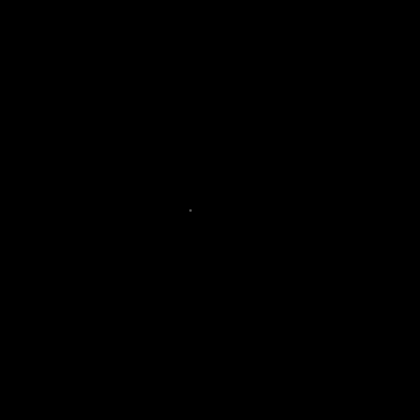
Frame 1 (no input)
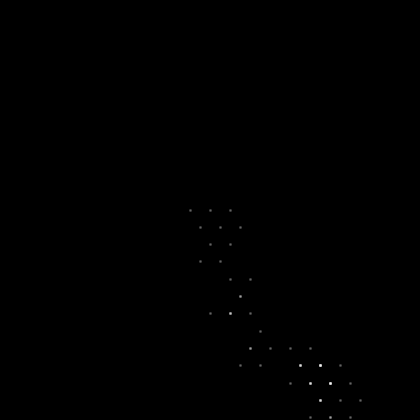
Frame 60 (the mouse pressed at the canvas centre just before this capture)
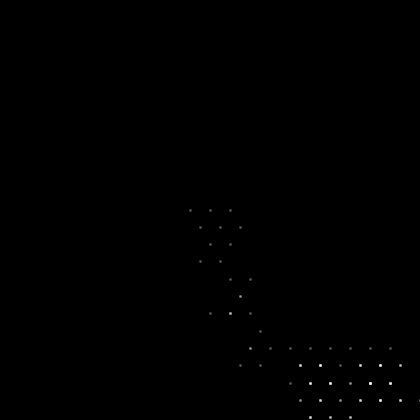
Frame 120 (the mouse held since frame 60 and released just before this capture)

The Processing sketch that drew these frames (run headless with seeded random() and noise(); from frame 60 on, the mouse is pressed at the canvas centre):

// Processing sketch: av_portfolio_2_particles
// ── av_portfolio_2_particles.pde

float radius = 20;
float x, y;
float prevX, prevY;






void setup () {
  size(420, 420);
  background(0);
  x = width / 2;
  y = height / 2;
  prevX = x;
  prevY = y;
}

void draw () {
  
  float angle = (TWO_PI / 6) * floor(random(6));
  x += cos(angle) * radius;
  y += sin(angle) * radius;
  // update previous x and y with new values
  prevX = x;
  prevY = y;
  
  stroke(255, 64);
  strokeWeight(1);
  line(x, y, prevX, prevY);
  strokeWeight(3);
  point(x, y);
  // update previous x and y with new values
  prevX = x;
  prevY = y;
  
}
